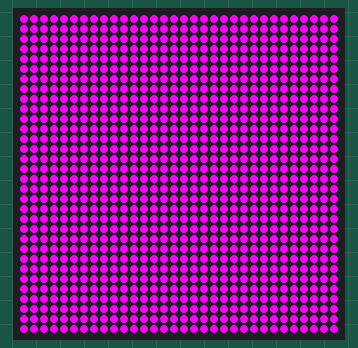
Simulated run of this program. Board: Raspberry Pi (BCM pin numbers). On the bench: 32×32 RGB LED matrix. The clock reads 2024-03-15 10:24:30 at power-on unless the program sets it; what the program prints to the terminal is not drawn.

Above: at 0.1 s.

The program:

setPixel-image2.py
```python
from rgbmatrix import RGBMatrix, RGBMatrixOptions
import random
import time

options = RGBMatrixOptions()
options.rows = 32
options.chain_length = 1
options.parallel = 1
options.disable_hardware_pulsing = True
options.hardware_mapping = "adafruit-hat"
options.gpio_slowdown = 1

matrix = RGBMatrix(options = options)
frame_canvas = matrix.CreateFrameCanvas()
from PIL import Image

# Create a new empty image with a white background
width = 32
height = 32
color = (255, 255, 255)  # RGB color value for white
image = Image.new("RGB", (width, height))

while True:
	start = time.time()
	for y in range(height):
		for x in range(width):
			# color = (random.randint(0, 255), random.randint(0, 255), random.randint(0, 255))  # RGB color value for white
			color = (255,0,255)
			image.putpixel((x, y), color)

	matrix.SetImage(image)
	end = time.time()
	print(f"run: ${end - start}")
	time.sleep(0.05)
```
